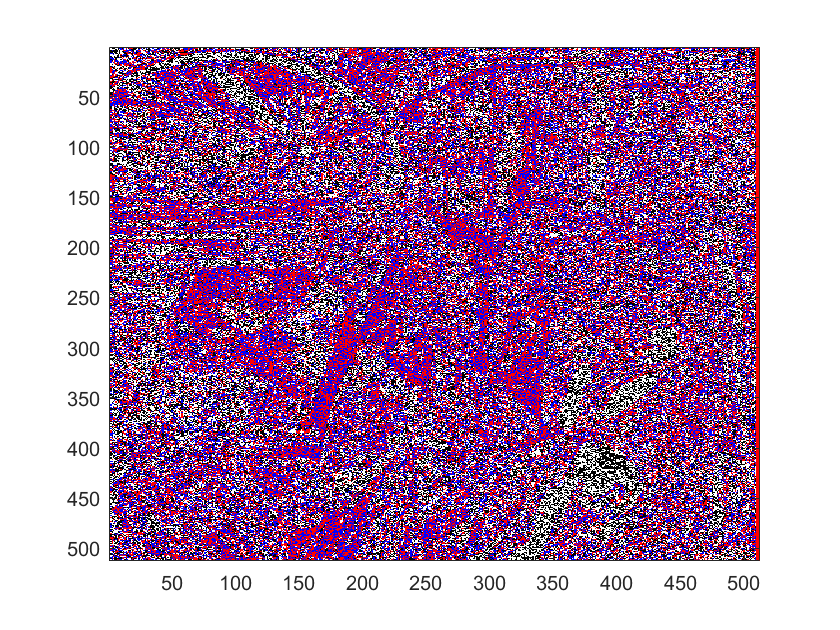
#> input picture Math for ML/MatLab/Compression of 2D Images - Haar/515-Project2B-main/515-Project2B-main/images/Xdurer flag decode.png, 840 x 630 px
$ python -i opt_flow.py   (imports and definitions only)
#> lines starting #> are read from the running program, lines starting #| are printed output that depends on the picture
import numpy as np
import matplotlib.pyplot as plt
import cv2
import scipy.signal
def findGradient(img, ksize=5, sigma=1):
    G = cv2.getGaussianKernel(ksize, sigma)
    G = G @ G.T
    fx = np.array([[1, -1]])
    fy = fx.T
    Gx = scipy.signal.convolve2d(G, fx, 'same', 'symm')[:, 1:]
    Gy = scipy.signal.convolve2d(G, fy, 'same', 'symm')[1:, :]
    Ix = scipy.signal.convolve2d(img, Gx, 'same', 'symm')
    Iy = scipy.signal.convolve2d(img, Gy, 'same', 'symm')
    return Ix, Iy


img1 = np.array([[0, 0, 0, 0, 0],
                [0, 1, 2, 0, 0],
                [0, 3, 4, 0, 0],
                [0, 0, 0, 0, 0],
                [0, 0, 0, 0, 0]])
img2 = np.array([[0, 0, 0, 0, 0],
                [0, 0, 0, 0, 0],
                [0, 0, 1, 2, 0],
                [0, 0, 3, 4, 0],
                [0, 0, 0, 0, 0]])

Jx, Jy = findGradient(img2, 7, 1.3)
It = img2 - img1
A = np.hstack((Jx.reshape(-1, 1), Jy.reshape(-1, 1)))
b = -It.reshape(-1, 1)
res = np.linalg.solve(A.T @ A, A.T @ b)
# [1 line not run here, left out]

>>> import cv2
>>> picture = cv2.imread('../Math for ML/MatLab/Compression of 2D Images - Haar/515-Project2B-main/515-Project2B-main/images/Xdurer flag decode.png', cv2.IMREAD_GRAYSCALE)
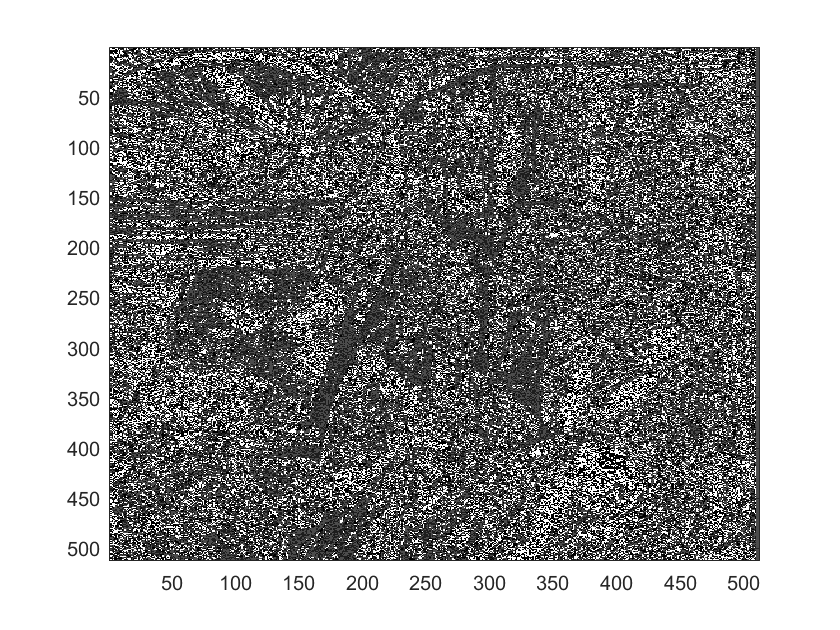
#> picture: shape (630, 840); min 0, max 255, mean 148.8
>>> result = findGradient(picture)
#> call 2 of findGradient, with ksize = 5, sigma = 1
#> in findGradient (call 2), `Ix = scipy.signal.convolve2d(img, Gx, 'same', 'symm')`:
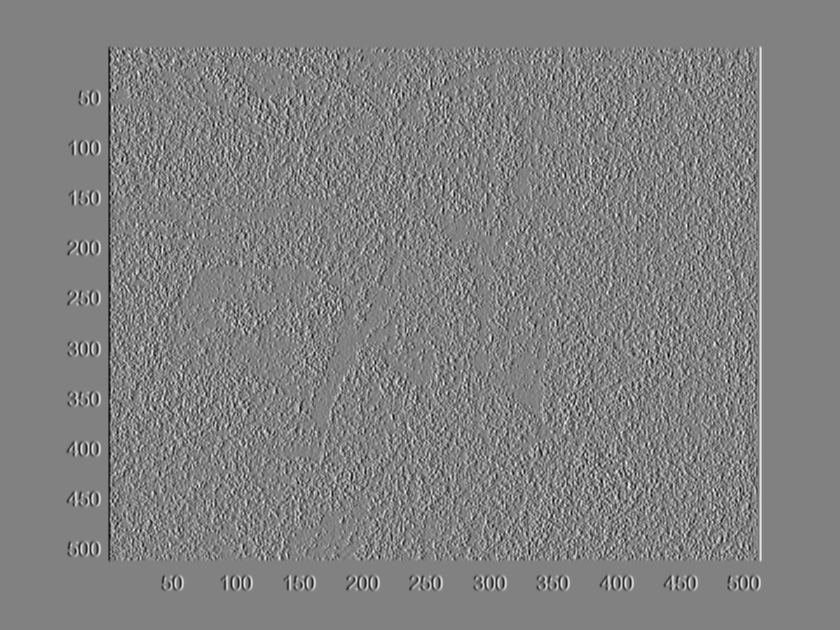
#> Ix: shape (630, 840) float64; min -88.77, max 86.14, mean 0; drawn with min black and max white
#> in findGradient (call 2), `Iy = scipy.signal.convolve2d(img, Gy, 'same', 'symm')`:
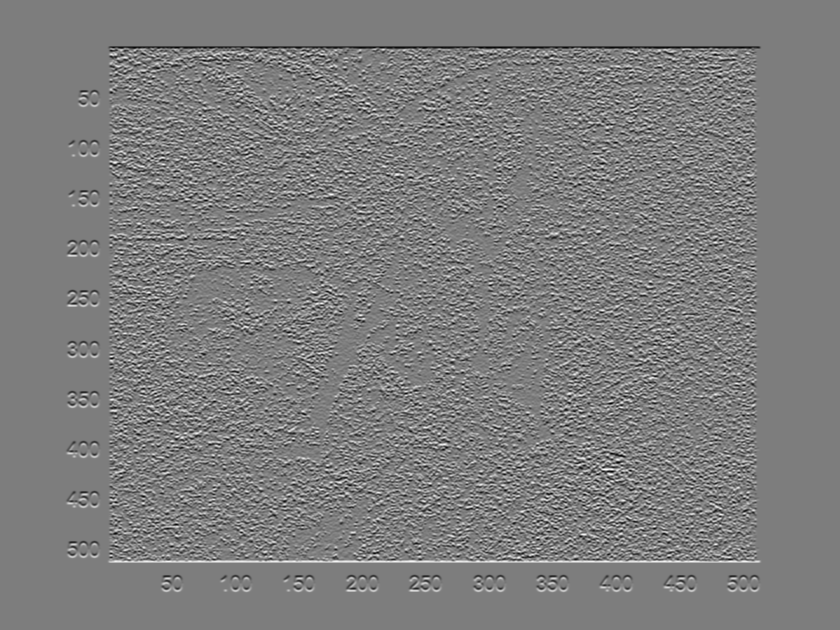
#> Iy: shape (630, 840) float64; min -86.57, max 88.77, mean 0; drawn with min black and max white

$ run again, on Math for ML/MatLab/Compression of 2D Images - Haar/515-Project2B-main/515-Project2B-main/images/Xdurer flag encrpyt.png
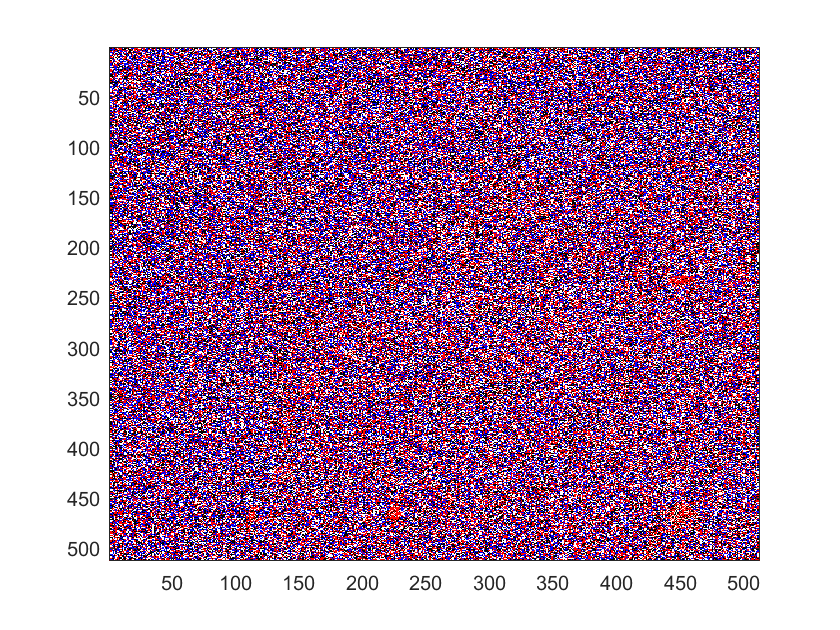
#> input picture Math for ML/MatLab/Compression of 2D Images - Haar/515-Project2B-main/515-Project2B-main/images/Xdurer flag encrpyt.png, 840 x 630 px
#> `picture = cv2.imread('../Math for ML/MatLab/Compression of 2D Images -..`:
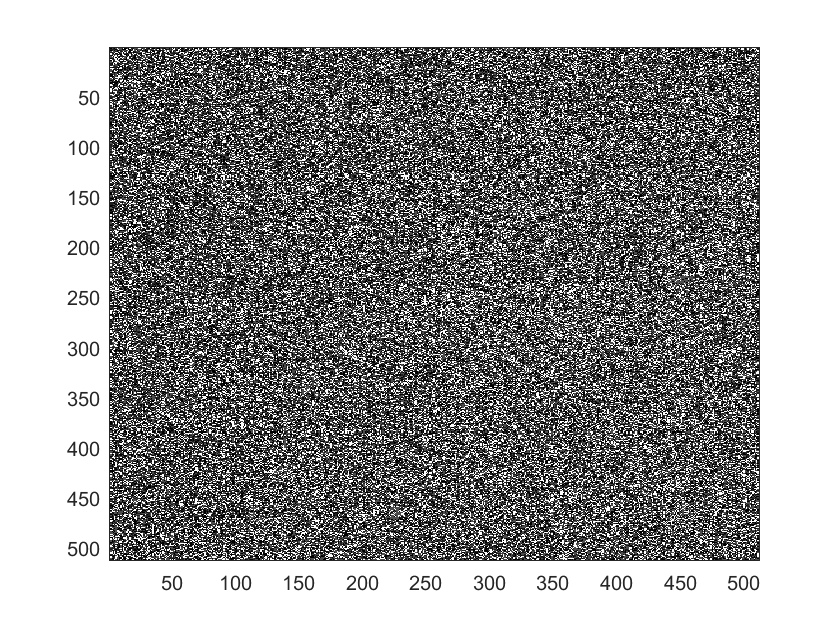
#> picture: shape (630, 840); min 0, max 255, mean 151.2
#> in findGradient (call 2), `Iy = scipy.signal.convolve2d(img, Gy, 'same', 'symm')`:
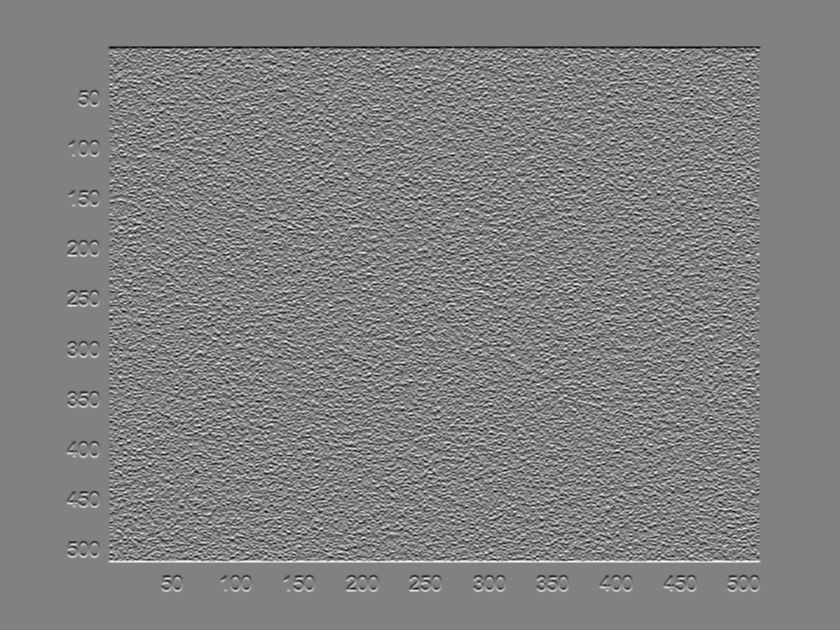
#> Iy: shape (630, 840) float64; min -84.97, max 82.75, mean 0; drawn with min black and max white

$ run again, on Math for ML/MatLab/Compression of 2D Images - Haar/515-Project2B-main/515-Project2B-main/images/Xdurer jet encrpyt.png
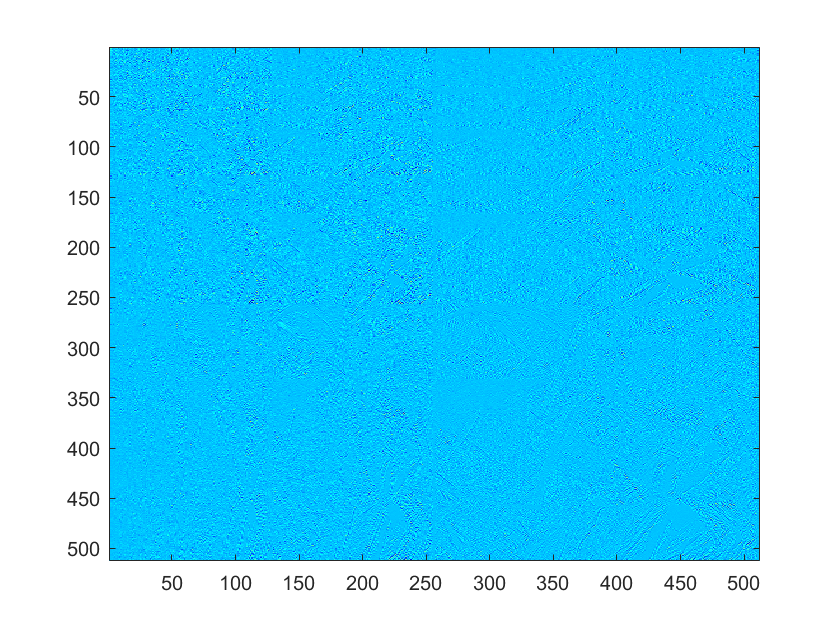
#> input picture Math for ML/MatLab/Compression of 2D Images - Haar/515-Project2B-main/515-Project2B-main/images/Xdurer jet encrpyt.png, 840 x 630 px
#> `picture = cv2.imread('../Math for ML/MatLab/Compression of 2D Images -..`:
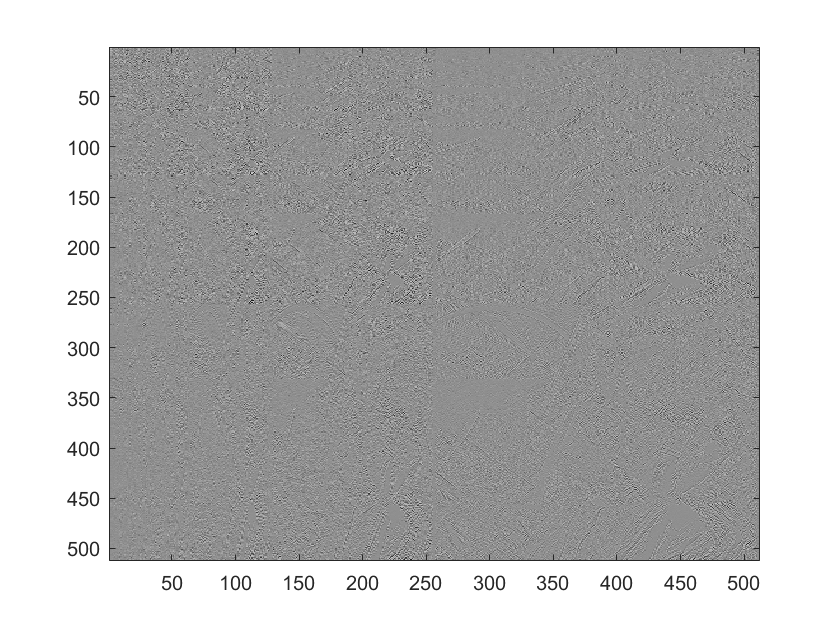
#> picture: shape (630, 840); min 14, max 255, mean 182.1
#> in findGradient (call 2), `Iy = scipy.signal.convolve2d(img, Gy, 'same', 'symm')`:
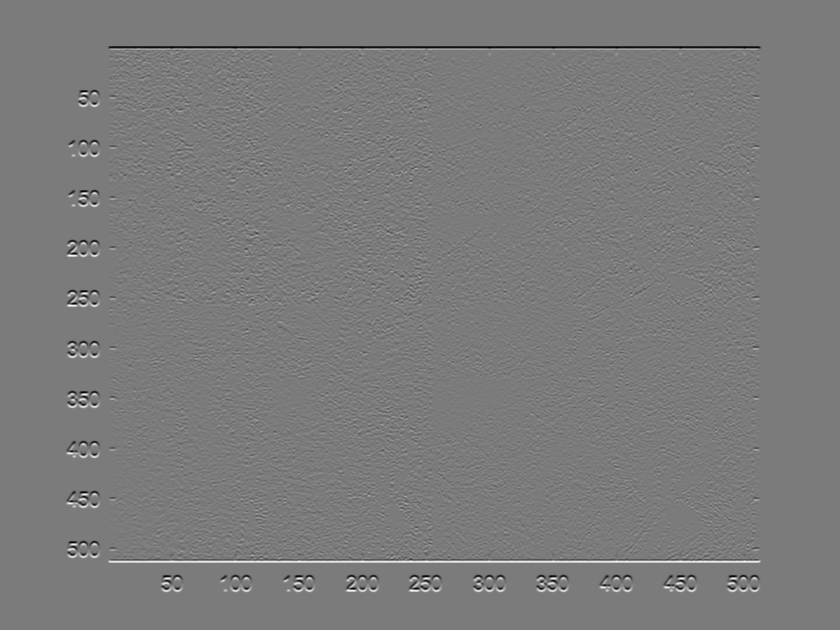
#> Iy: shape (630, 840) float64; min -63.88, max 68.08, mean 0; drawn with min black and max white
